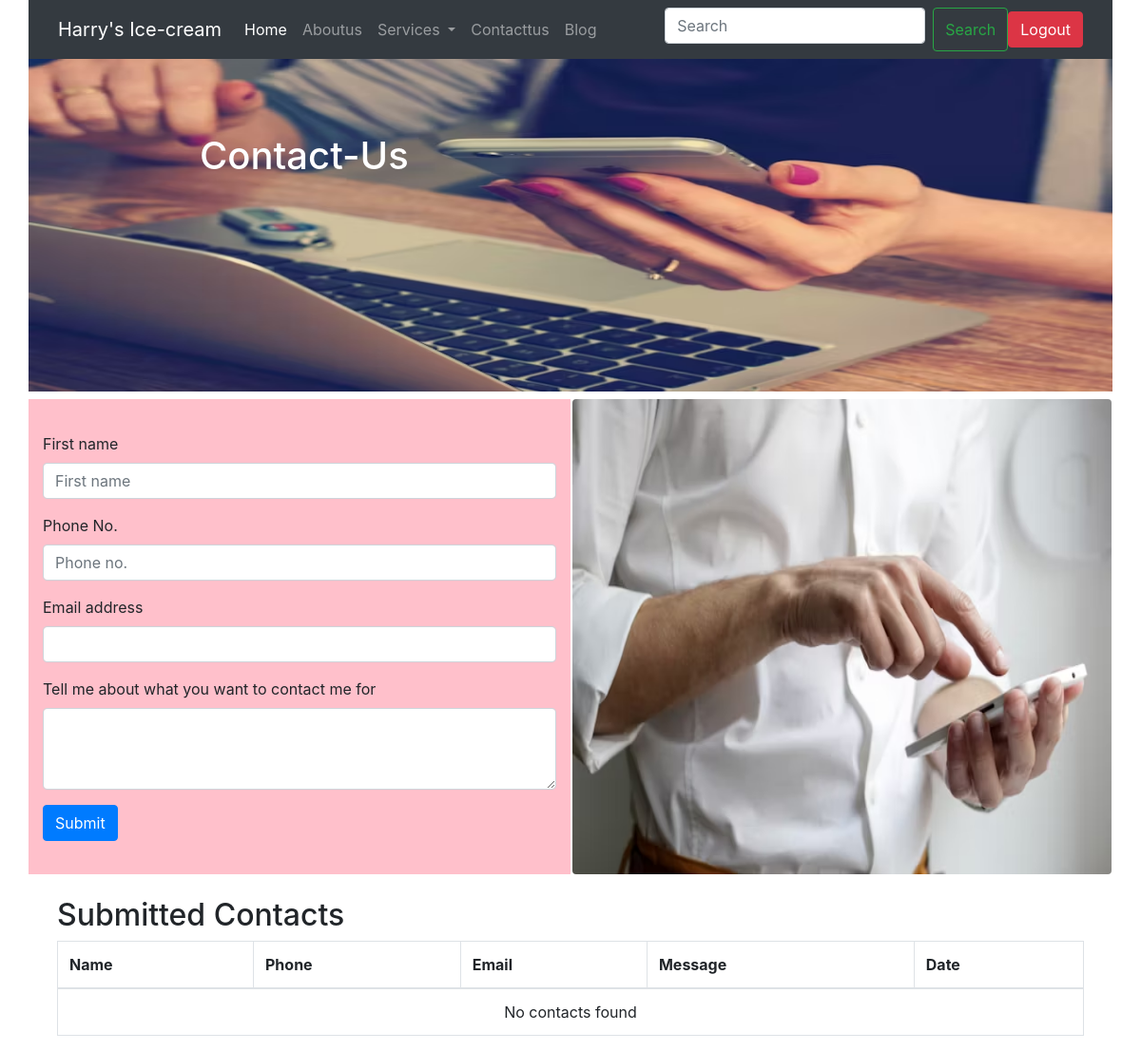
Before: /contact/ (signed in) with the older database file.
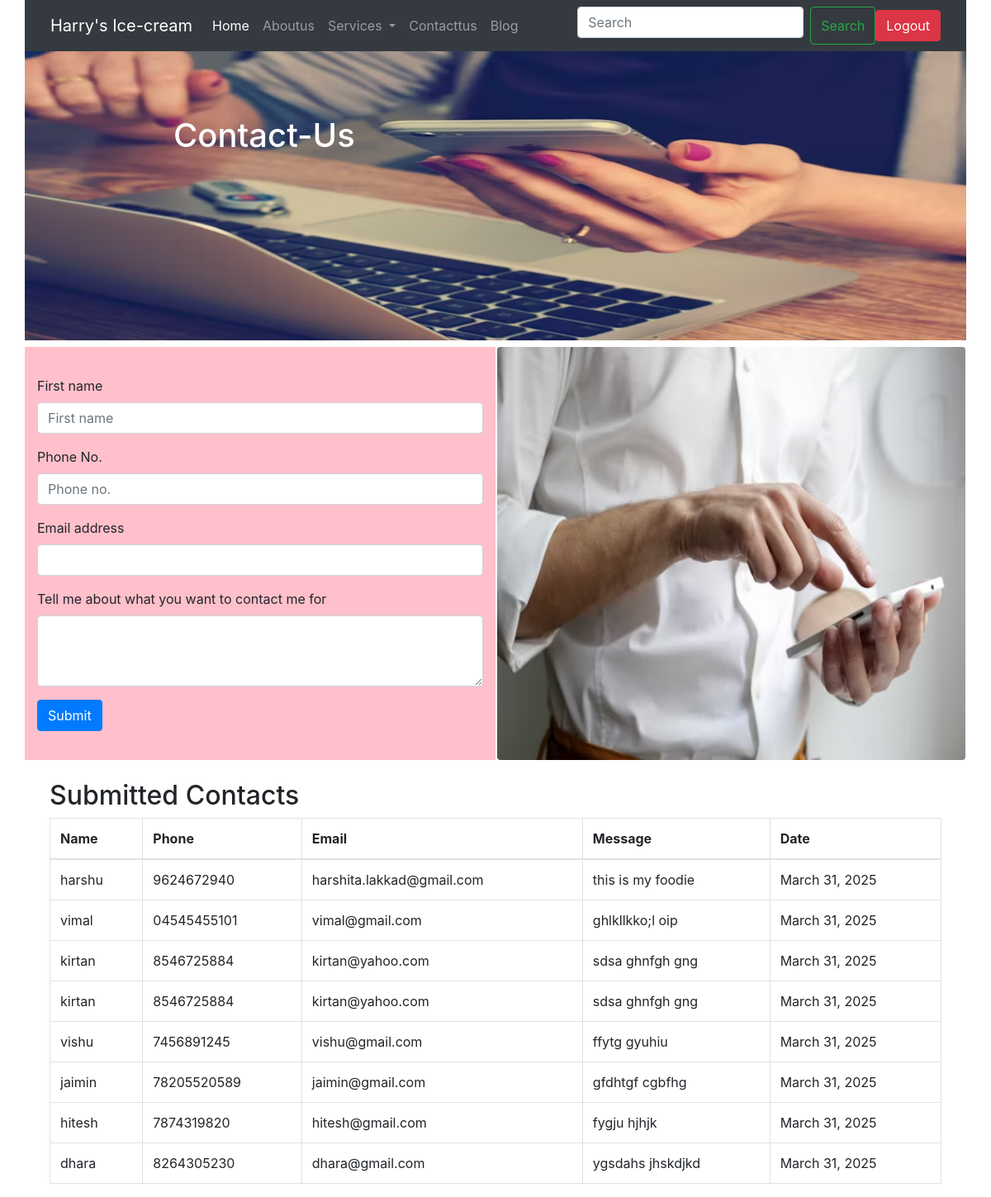
After: the same page with the newer database file.
### my_app/models.py (models this page shows, shortened)
class Contact(models.Model):
    name = models.CharField(max_length=150)
    phone =models.CharField(max_length=10)
    email = models.EmailField(max_length=100)
    desc = models.TextField(max_length=500)
    date = models.DateField()

### my_app/views.py (the view, shortened to what this page needs)
# urls.py: path('contact/',views.contact,name="contact"),
@login_required(login_url='login')
def contact(request):
    contacts = Contact.objects.all()
    return render(request, "contact.html",{'contacts':contacts})

### templates/contact.html (shortened to what this page needs)
{% extends "base.html" %}
{% block content %}
<div class = "container-fluid px-0 my-0">
    <img src="/static/media/contactus.png" class = "d-block w-100" style = "height:350px; width:100%;">
    <h1 style = "position:absolute; top:140px; color:white; left:210px;">Contact-Us</h1>
<div class="container my-2" >
    <div class="row">
        <div class="col-md-6 d-flex flex-column justify-content-center" style="background-color:pink;">
            <form class="row g-3" method="post" action="{% url 'contact' %}">
            <div class="col-12">
                <label for="firstname" class="form-label">First name</label>
                <input type="text" class="form-control" placeholder="First name" aria-label="First name" name="name">
              </div>
              <div class="col">
                <label for="phone" class="form-label">Phone No.</label>
                <input type="text" class="form-control" placeholder="Phone no." aria-label="phoneno" name ="phone">
              </div>
            <div class="col-12">
                <label for="exampleInputEmail1" class="form-label">Email address</label>
                <input type="email" class="form-control" name="email" id="exampleInputEmail1" aria-describedby="emailHelp">
            </div>
            <div class="col-12">
                <label for="desc" class="form-label" id = "desc">Tell me about what you want to contact me for</label>
                <textarea class="form-control" id="desc" name="desc" rows="3"></textarea>
            </div>
        <div class="col-12">
            <button type="submit" class="btn btn-primary">Submit</button>
          </div>
      </form>
    </div>
      <div class="col-md-6 d-flex align-items-center justify-content-center" style = "width:100%;">
        <img src="/static/media/contact-form.png" class="img-fluid rounded" style="max-width: 105%; height:500px;">
    </div>
</div>
<div class="container mt-4">
  <h2>Submitted Contacts</h2>
  <table class="table table-bordered">
      <thead>
          <tr>
              <th>Name</th>
              <th>Phone</th>
              <th>Email</th>
              <th>Message</th>
              <th>Date</th>
          </tr>
      </thead>
      <tbody>
          {% for contact in contacts %}
          <tr>
              <td>{{ contact.name }}</td>
              <td>{{ contact.phone }}</td>
              <td>{{ contact.email }}</td>
              <td>{{ contact.desc }}</td>
              <td>{{ contact.date }}</td>
          </tr>
          {% empty %}
          <tr>
              <td colspan="5" class="text-center">No contacts found</td>
          </tr>
          {% endfor %}
      </tbody>
  </table>
</div>
{% endblock content %}

### templates/base.html (shortened to what this page needs)
{% load static %}
<!DOCTYPE html>
<html lang="en">
<head>
    <link href="https://cdn.jsdelivr.net/npm/bootstrap@5.3.0/dist/css/bootstrap.min.css" rel="stylesheet">
    <link href="{% static 'css/bootstrap.css' %}" rel="stylesheet">
</head>
<body>
    <div class='container px-0'>
        <nav class="navbar navbar-expand-lg navbar-dark bg-dark">
            <div class="container-fluid">
              <a class="navbar-brand" href="">Harry's Ice-cream</a>
              <div class="collapse navbar-collapse" id="navbarSupportedContent">
                <ul class="navbar-nav me-auto mb-2 mb-lg-0">
                  <li class="nav-item">
                    <a class="nav-link active" aria-current="page" href='{% url "home" %}'> Home</a>
                  </li>
                  <li class="nav-item">
                    <a class="nav-link" href='{% url "about" %}'> Aboutus</a>
                  </li>
                  <li class="nav-item dropdown">
                    <a class="nav-link dropdown-toggle" href='{% url "service" %}' role="button" data-bs-toggle="dropdown" aria-expanded="false">
                      Services
                    </a>
                  </li>
                  <li class="nav-item">
                    <a class="nav-link" href='{% url "contact" %}'>Contacttus</a>
                  </li>
                  <li class="nav-item">
                    <a class="nav-link" href="{% url 'blog_list' %}">Blog</a>
                  </li>
                </ul>
                <form class="d-flex" role="search">
                  <input class="form-control me-2" type="search" placeholder="Search" aria-label="Search">
                  <button class="btn btn-outline-success" type="submit">Search</button>
                  {% if request.user.is_authenticated %}
                    <a class="btn btn-danger my-1" href="{% url 'logout' %}">Logout</a>
                {% endif %}
                </form>
              </div>
            </div>
          </nav>
        {% block content %}
        {% endblock content %}
    </div>
</body>
</html>

Changed rows visible on the page:
added Contact: name "harshu", phone "9624672940", email "harshita.lakkad@gmail.com", desc "this is my foodie", date "March 31, 2025"
added Contact: name "vimal", phone "04545455101", email "vimal@gmail.com", desc "ghlkllkko;l oip", date "March 31, 2025"
added Contact: name "kirtan", phone "8546725884", email "kirtan@yahoo.com", desc "sdsa ghnfgh gng", date "March 31, 2025"
added Contact: name "kirtan", phone "8546725884", email "kirtan@yahoo.com", desc "sdsa ghnfgh gng", date "March 31, 2025"
added Contact: name "vishu", phone "7456891245", email "vishu@gmail.com", desc "ffytg gyuhiu", date "March 31, 2025"
added Contact: name "jaimin", phone "78205520589", email "jaimin@gmail.com", desc "gfdhtgf cgbfhg", date "March 31, 2025"
added Contact: name "hitesh", phone "7874319820", email "hitesh@gmail.com", desc "fygju hjhjk", date "March 31, 2025"
added Contact: name "dhara", phone "8264305230", email "dhara@gmail.com", desc "ygsdahs jhskdjkd", date "March 31, 2025"
Other visible differences:
text no longer shown: "No contacts found"
